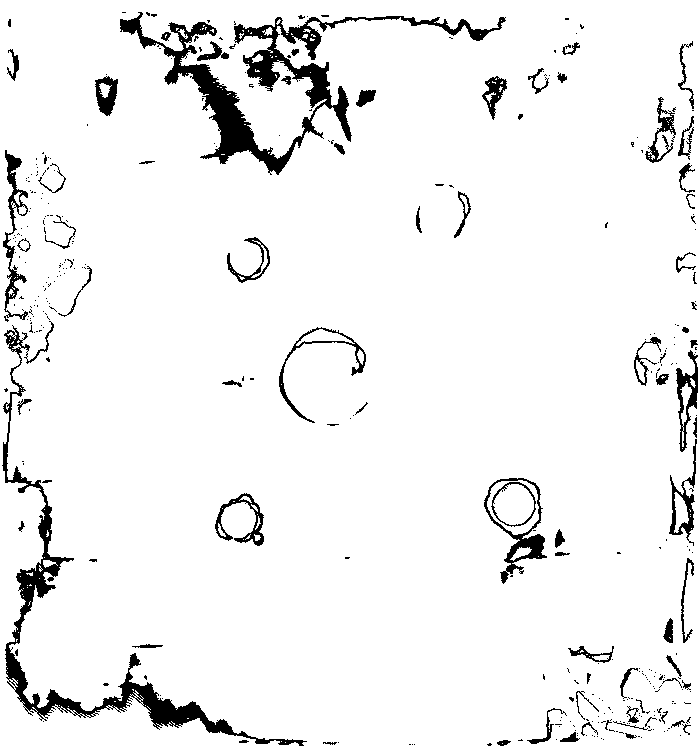
#> input picture costmap/V2/gradable_craters_diameter.pgm, 700 x 750 px, found by its file name
$ python gradable_craters_diameter_calculate.py
#> lines starting #> are read from the running program, lines starting #| are printed output that depends on the picture; after the words box and inside, x2 and y2 are one past the last pixel; in counts of white or black regions, pixels touching at a corner belong together
import numpy as np
import matplotlib.pyplot as plt
import cv2

# Load the black-and-white image
image_path = "/home/simson/simson_ws/CMU_Capstone_Project/Lunar_ROADSTER_ws/src/mapping/costmap/V2/gradable_craters_diameter.pgm"  # Update with the correct path
bw_image = plt.imread(image_path)
#> bw_image: shape (750, 700); values 0 (black) and 254 (white), 94.2% white; 373 black regions (297 under 20 px), largest, box (x1, y1, x2, y2) and area: (120, 12, 506, 175) 9506, (2, 321, 307, 746) 7066, (484, 478, 547, 584) 1244

# Ensure grayscale normalization (some PGM files are in [0, 255] and others in [0, 1])
if bw_image.max() > 1:
    bw_image = bw_image / 255.0  # Normalize to range [0,1]

# Invert the image vertically (flip it upside down)
bw_image = np.flipud(bw_image)
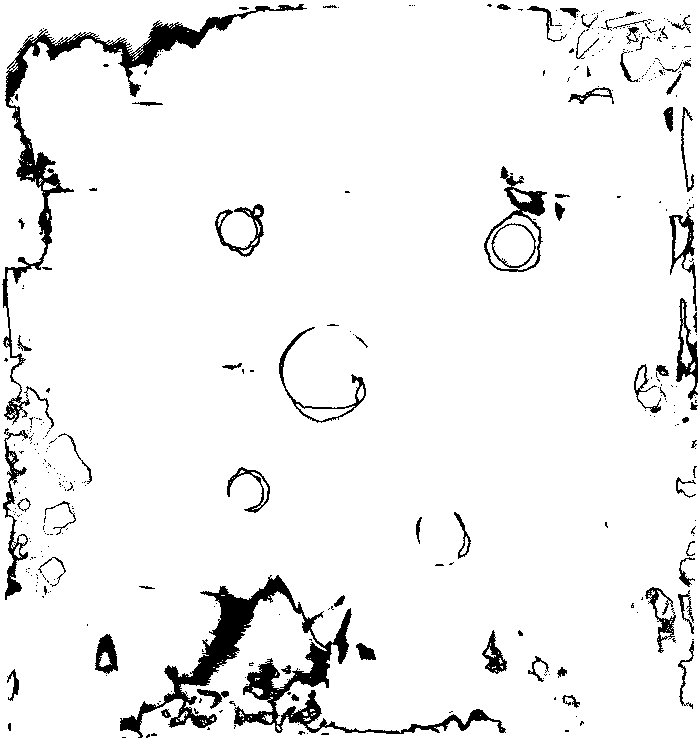
#> bw_image: shape (750, 700) float64; values 0 (black) and 0.996 (white), 94.2% white; 373 black regions (297 under 20 px), largest, box (x1, y1, x2, y2) and area: (120, 575, 506, 738) 9506, (2, 4, 307, 429) 7066, (484, 166, 547, 272) 1244

# Threshold to identify black regions (craters)
binary_map = bw_image < 0.5  # Consider pixels below 0.5 intensity as "black"

# Centroid coordinates obtained from the previous script
# Replace these with your actual centroid coordinates
crater_centroids = np.array([
    [1029.8, 336.0],  # Example centroid 1 (x, y)
    [772.6, 485.7],  # Example centroid 2 (x, y)
    [1135.9, 507.0],  # Example centroid 3 (x, y)
    [952.6, 694.4]   # Example centroid 4 (x, y)
])

# Resolution of the image (meters per pixel)
resolution = 0.01  # Example: 1 pixel = 0.01 meters (update this value as needed)

# Function to find the radius by moving outward from the centroid
def find_radius(binary_map, centroid, max_radius=1000):
    x, y = int(centroid[0]), int(centroid[1])
    height, width = binary_map.shape

    # Initialize radius as the maximum possible radius
    radius = max_radius

    # Check in all directions (360 degrees)
    angles = np.linspace(0, 2 * np.pi, 360)  # 1 degree increments
    for a in angles:
        for r in range(1, max_radius):
            # Calculate the point on the circle
            cx = int(x + r * np.cos(a))
            cy = int(y + r * np.sin(a))

            # Ensure the point is within the image bounds
            if 0 <= cx < width and 0 <= cy < height:
                if binary_map[cy, cx]:  # If black pixel is found
                    if r < radius:  # Update radius if this is the smallest radius so far
                        radius = r
                    break  # Move to the next angle

    return radius  # Return the smallest radius found

# Create a copy of the image for visualization
output_image = np.copy(bw_image)

# Convert the grayscale image to RGB for visualization with colored circles
output_image = cv2.cvtColor((output_image * 255).astype(np.uint8), cv2.COLOR_GRAY2RGB)

# Get image height for y-axis inversion
image_height = bw_image.shape[0]
#> image_height = 750

# Draw circles and calculate diameters
for i, (x, y) in enumerate(crater_centroids):
    # Find the radius for the current centroid
    radius_pixels = find_radius(binary_map, (x, y))

    # Convert radius to meters
    radius_meters = radius_pixels * resolution

    # Calculate the diameter in meters
    diameter_meters = 2 * radius_meters

    # Print the diameter in meters for all craters
    print(f"Crater C{i+1}: Diameter = {diameter_meters:.3f} meters")

    # Convert centroid coordinates to meters
    x_meters = x * resolution
    y_meters = y * resolution

    # Print centroid coordinates in meters only if diameter is below 0.3 meters
    if diameter_meters < 0.3:
        print(f"  Centroid of Crater C{i+1}: X = {x_meters:.3f} m, Y = {y_meters:.3f} m")

    # Draw the circle on the image (in pixels)
    cv2.circle(output_image, (int(x), int(y)), radius_pixels, (0, 255, 0), 2)  # Green circle with thickness 2

    # Add text label (C1, C2, ...) near the circle
    cv2.putText(output_image, f"C{i+1}", (int(x) + radius_pixels + 10, int(y)), cv2.FONT_HERSHEY_SIMPLEX, 0.5, (255, 0, 0), 1)
#> this loop made 4 passes
#> (radius_pixels, radius_meters, diameter_meters) on passes 1 to 4: (333, 3.33, 6.66), (77, 0.77, 1.54), (440, 4.4, 8.8), (260, 2.6, 5.2)
#| Crater C1: Diameter = 6.660 meters
#| Crater C2: Diameter = 1.540 meters
#| Crater C3: Diameter = 8.800 meters
#| Crater C4: Diameter = 5.200 meters
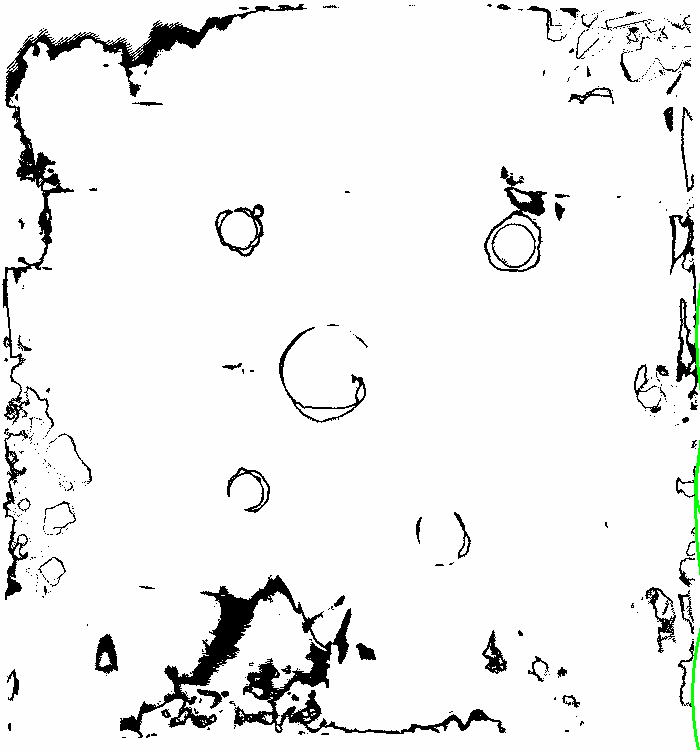
#> output_image: shape (750, 700, 3); mean B, G, R 238.9, 239.4, 238.9

# Display the image with circles
plt.figure(figsize=(8, 8))
plt.imshow(output_image, cmap="gray", origin="upper")  # Use 'upper' to keep the original orientation
plt.title("Circles Drawn Around Centroids")
plt.xlabel("X")
plt.ylabel("Y")
plt.show()

$ run again, with costmap/V2/gradable_craters.pgm copied over costmap/V2/gradable_craters_diameter.pgm
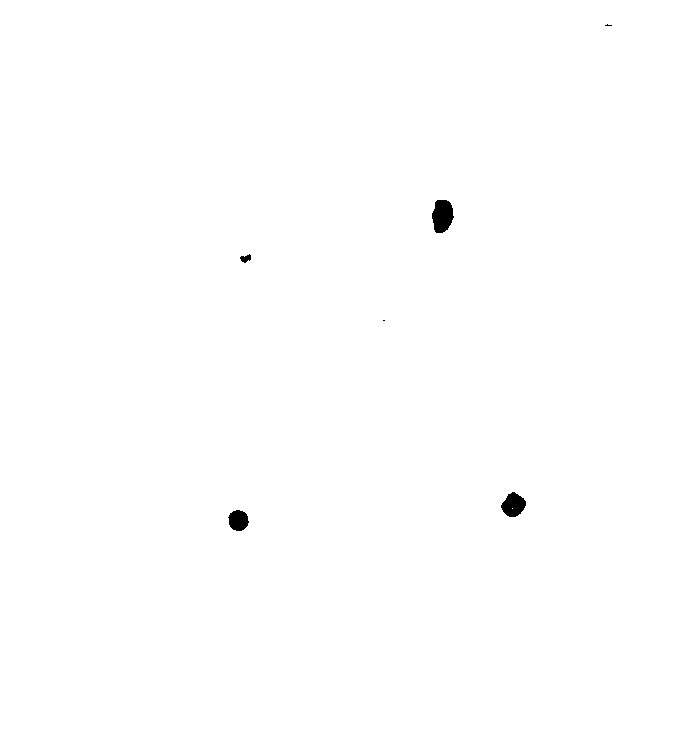
#> input picture costmap/V2/gradable_craters.pgm, 700 x 750 px, found by its file name
#> `bw_image = np.flipud(bw_image)`:
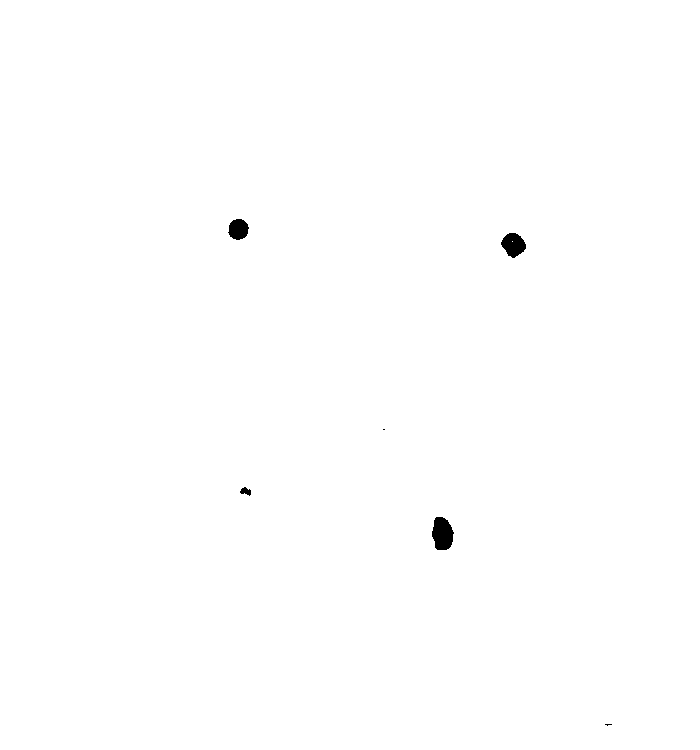
#> bw_image: shape (750, 700) float64; values 0 (black) and 0.996 (white), 99.7% white; 6 black regions (2 under 20 px), largest, box (x1, y1, x2, y2) and area: (432, 517, 454, 550) 558, (501, 233, 526, 258) 426, (228, 219, 249, 240) 332, (240, 487, 251, 496) 61
#> the loop `for i, (x, y) in enumerate(crater_centroids):` made 4 passes
#> (radius_pixels, radius_meters, diameter_meters) on passes 1 to 4: (513, 5.13, 10.26), (290, 2.9, 5.8), (567, 5.67, 11.34), (523, 5.23, 10.46)
#> (printed output is left out)
#> after the loop `for i, (x, y) in enumerate(crater_centroids):`:
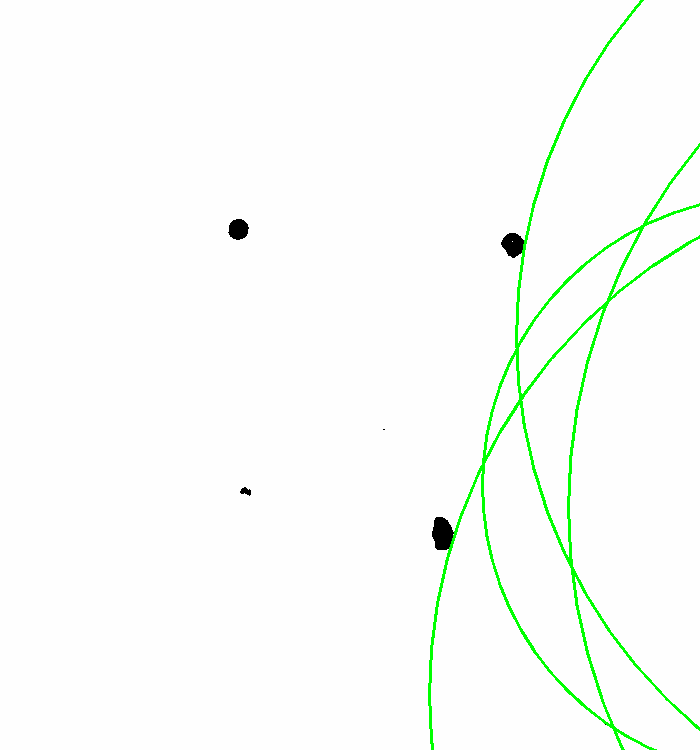
#> output_image: shape (750, 700, 3); mean B, G, R 249.4, 253.4, 249.4

$ run again, with costmap/V2/map.pgm copied over costmap/V2/gradable_craters_diameter.pgm
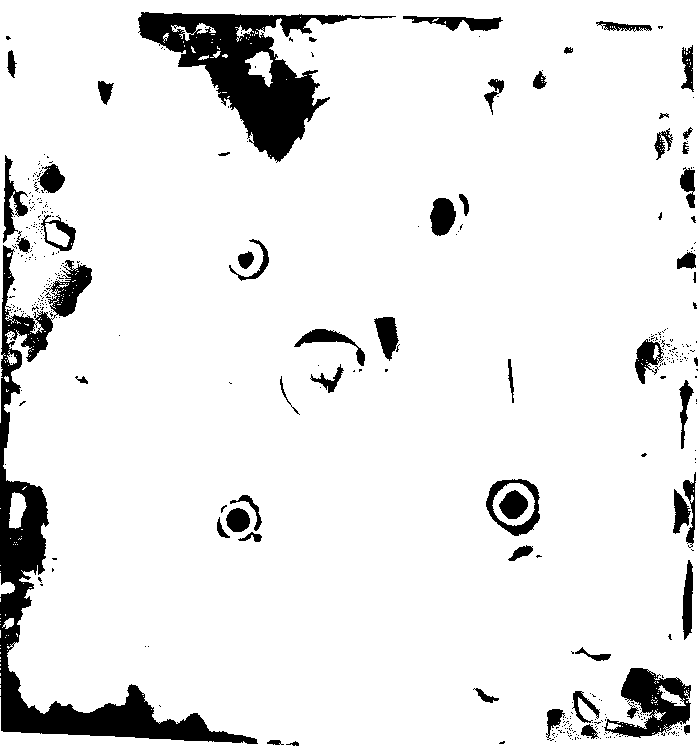
#> input picture costmap/V2/map.pgm, 700 x 750 px, found by its file name
#> `bw_image = np.flipud(bw_image)`:
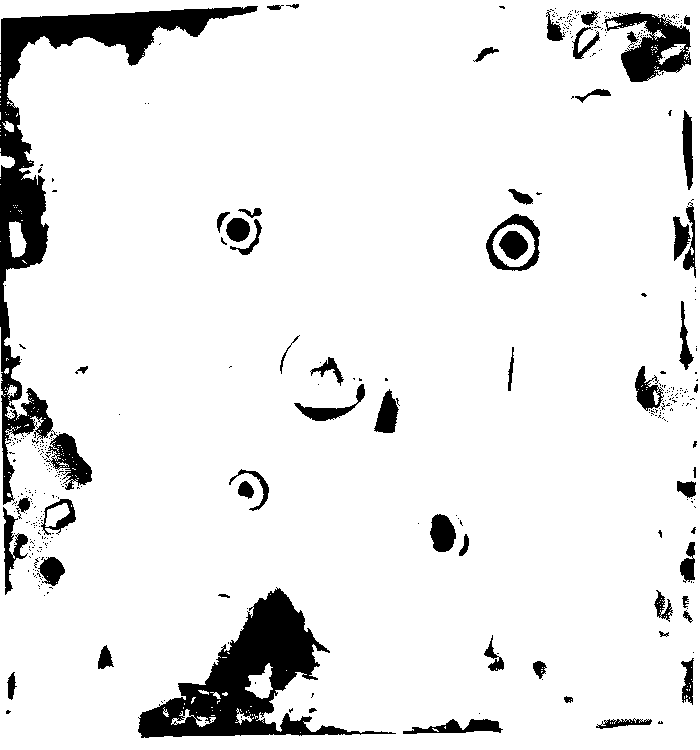
#> bw_image: shape (750, 700) float64; values 0 (black) and 0.996 (white), 91% white; 436 black regions (379 under 20 px), largest, box (x1, y1, x2, y2) and area: (0, 6, 258, 505) 16152, (138, 587, 396, 738) 12456, (604, 12, 691, 82) 2970
#> the loop `for i, (x, y) in enumerate(crater_centroids):` made 4 passes
#> (radius_pixels, radius_meters, diameter_meters) on passes 1 to 4: (333, 3.33, 6.66), (77, 0.77, 1.54), (441, 4.41, 8.82), (260, 2.6, 5.2)
#> (printed output is left out)
#> after the loop `for i, (x, y) in enumerate(crater_centroids):`:
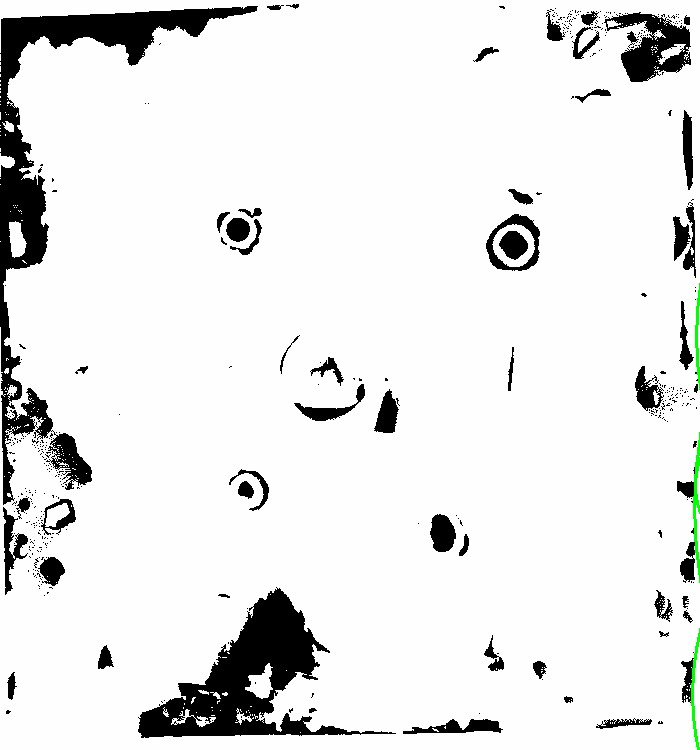
#> output_image: shape (750, 700, 3); mean B, G, R 230.7, 231.2, 230.7
